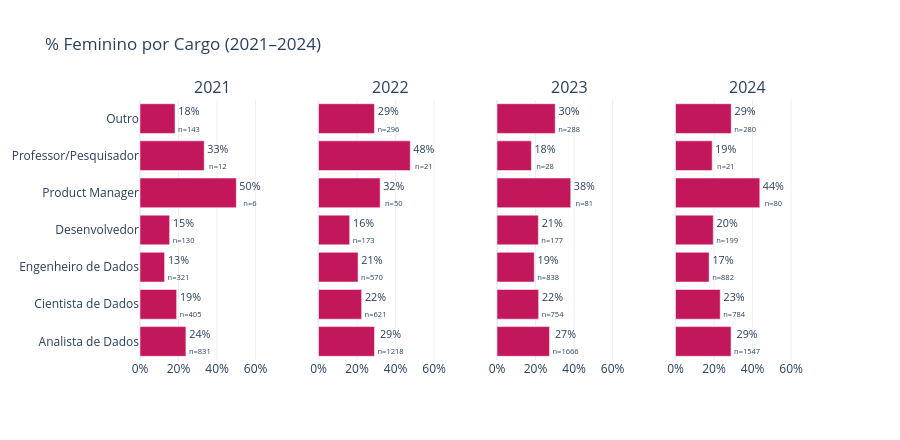

Notebook code cell kept with this figure:
### Markdown cell above
### 2.3 — Cargo por gênero

### Code cell
CARGO_ORDEM = [
    'Analista de Dados', 'Cientista de Dados', 'Engenheiro de Dados',
    'Desenvolvedor', 'Product Manager', 'Professor/Pesquisador', 'Outro',
]

fig = subplots_pct_fem(
    df, 'cargo', CARGO_ORDEM,
    '% Feminino por Cargo (2021–2024)',
    height=440,
)
fig.show()

### Figure 1 — Plotly figure (JSON) as saved in the notebook; plotly's stock layout.template omitted (floating-point values rounded to 4 significant figures)
{"data": [{"marker": {"color": "#C2185B"}, "orientation": "h", "showlegend": false, "text": ["24%<br><sub>n=831</sub>", "19%<br><sub>n=405</sub>", "13%<br><sub>n=321</sub>", "15%<br><sub>n=130</sub>", "50%<br><sub>n=6</sub>", "33%<br><sub>n=12</sub>", "18%<br><sub>n=143</sub>"], "textposition": "outside", "type": "bar", "x": [23.83, 19.01, 12.77, 15.38, 50, 33.33, 18.18], "xaxis": "x", "y": ["Analista de Dados", "Cientista de Dados", "Engenheiro de Dados", "Desenvolvedor", "Product Manager", "Professor/Pesquisador", "Outro"], "yaxis": "y"}, {"marker": {"color": "#C2185B"}, "orientation": "h", "showlegend": false, "text": ["29%<br><sub>n=1218</sub>", "22%<br><sub>n=621</sub>", "21%<br><sub>n=570</sub>", "16%<br><sub>n=173</sub>", "32%<br><sub>n=50</sub>", "48%<br><sub>n=21</sub>", "29%<br><sub>n=296</sub>"], "textposition": "outside", "type": "bar", "x": [29.06, 22.38, 20.53, 16.18, 32, 47.62, 29.05], "xaxis": "x2", "y": ["Analista de Dados", "Cientista de Dados", "Engenheiro de Dados", "Desenvolvedor", "Product Manager", "Professor/Pesquisador", "Outro"], "yaxis": "y2"}, {"marker": {"color": "#C2185B"}, "orientation": "h", "showlegend": false, "text": ["27%<br><sub>n=1666</sub>", "22%<br><sub>n=754</sub>", "19%<br><sub>n=838</sub>", "21%<br><sub>n=177</sub>", "38%<br><sub>n=81</sub>", "18%<br><sub>n=28</sub>", "30%<br><sub>n=288</sub>"], "textposition": "outside", "type": "bar", "x": [27.25, 21.62, 19.33, 21.47, 38.27, 17.86, 30.21], "xaxis": "x3", "y": ["Analista de Dados", "Cientista de Dados", "Engenheiro de Dados", "Desenvolvedor", "Product Manager", "Professor/Pesquisador", "Outro"], "yaxis": "y3"}, {"marker": {"color": "#C2185B"}, "orientation": "h", "showlegend": false, "text": ["29%<br><sub>n=1547</sub>", "23%<br><sub>n=784</sub>", "17%<br><sub>n=882</sub>", "20%<br><sub>n=199</sub>", "44%<br><sub>n=80</sub>", "19%<br><sub>n=21</sub>", "29%<br><sub>n=280</sub>"], "textposition": "outside", "type": "bar", "x": [28.83, 23.21, 17.46, 19.6, 43.75, 19.05, 28.93], "xaxis": "x4", "y": ["Analista de Dados", "Cientista de Dados", "Engenheiro de Dados", "Desenvolvedor", "Product Manager", "Professor/Pesquisador", "Outro"], "yaxis": "y4"}], "layout": {"annotations": [{"font": {"size": 16}, "showarrow": false, "text": "2021", "x": 0.1062, "xanchor": "center", "xref": "paper", "y": 1, "yanchor": "bottom", "yref": "paper"}, {"font": {"size": 16}, "showarrow": false, "text": "2022", "x": 0.3688, "xanchor": "center", "xref": "paper", "y": 1, "yanchor": "bottom", "yref": "paper"}, {"font": {"size": 16}, "showarrow": false, "text": "2023", "x": 0.6313, "xanchor": "center", "xref": "paper", "y": 1, "yanchor": "bottom", "yref": "paper"}, {"font": {"size": 16}, "showarrow": false, "text": "2024", "x": 0.8938, "xanchor": "center", "xref": "paper", "y": 1, "yanchor": "bottom", "yref": "paper"}], "height": 440, "legend": {"orientation": "h", "x": 1, "xanchor": "right", "y": 1.02}, "title": {"text": "% Feminino por Cargo (2021–2024)"}, "xaxis": {"anchor": "y", "domain": [0, 0.2125], "range": [0, 75], "ticksuffix": "%"}, "xaxis2": {"anchor": "y2", "domain": [0.2625, 0.475], "range": [0, 75], "ticksuffix": "%"}, "xaxis3": {"anchor": "y3", "domain": [0.525, 0.7375], "range": [0, 75], "ticksuffix": "%"}, "xaxis4": {"anchor": "y4", "domain": [0.7875, 1], "range": [0, 75], "ticksuffix": "%"}, "yaxis": {"anchor": "x", "domain": [0, 1]}, "yaxis2": {"anchor": "x2", "domain": [0, 1], "matches": "y", "showticklabels": false}, "yaxis3": {"anchor": "x3", "domain": [0, 1], "matches": "y", "showticklabels": false}, "yaxis4": {"anchor": "x4", "domain": [0, 1], "matches": "y", "showticklabels": false}}}
